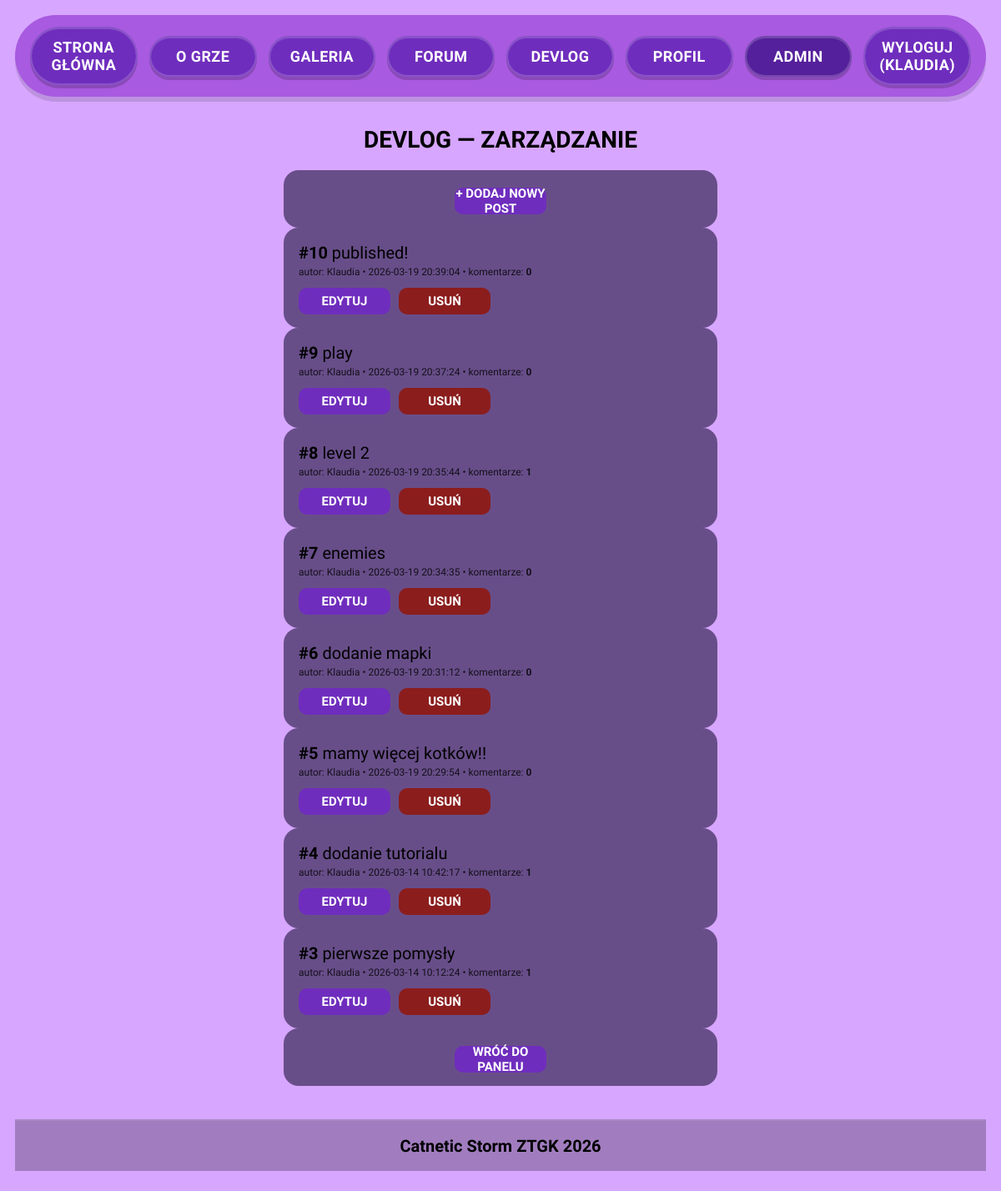
The page /admin/devlog_manage.php (signed in) on the database as committed earlier.
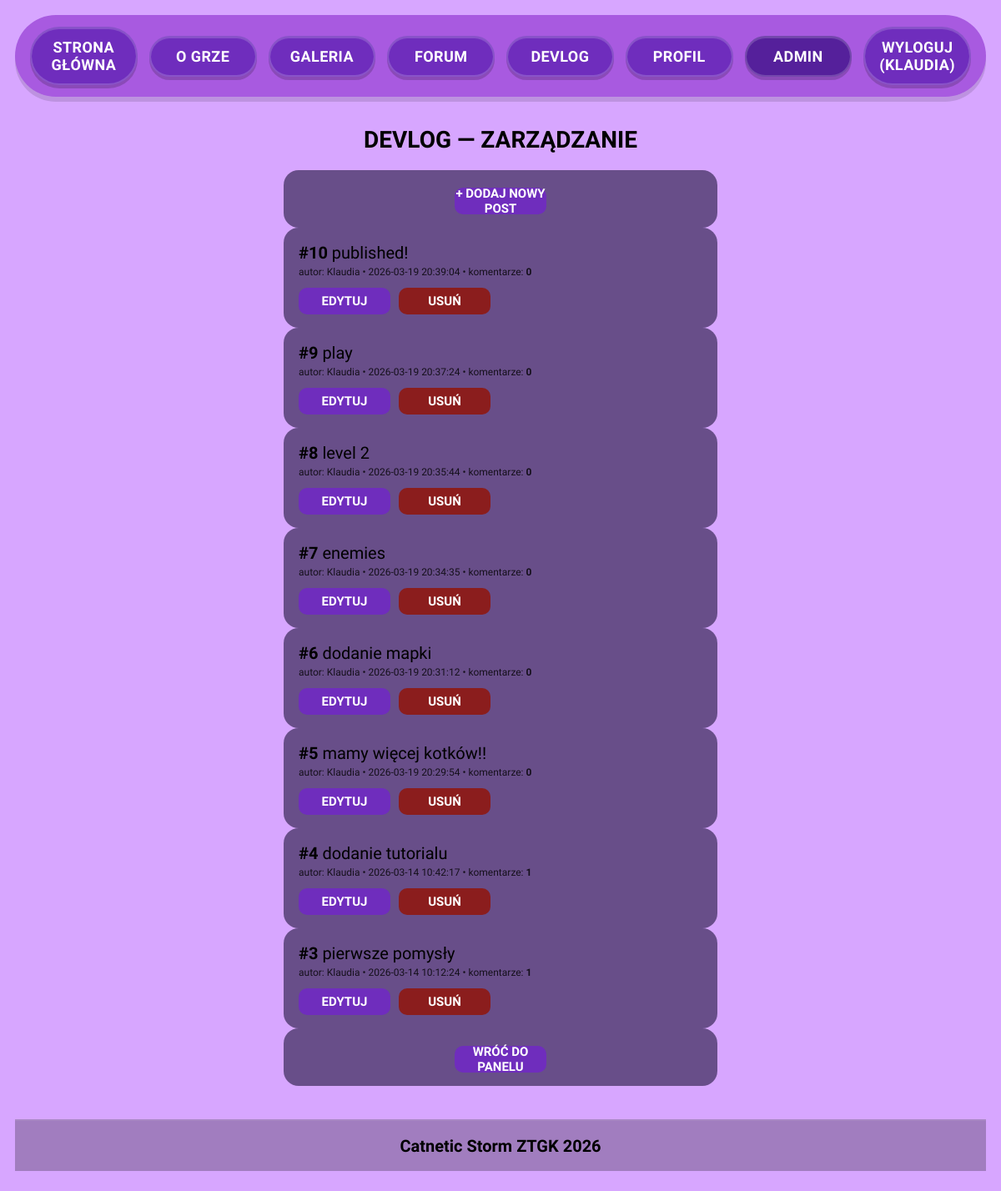
The same page on the database as committed later.
### tables this page shows
CREATE TABLE `devlog_posts` (
  `devlog_id` int(11) NOT NULL,
  `title` varchar(50) NOT NULL,
  `content` text NOT NULL,
  `media_path` varchar(255) DEFAULT NULL,
  `media_type` enum('image','video','none') NOT NULL DEFAULT 'none',
  `created_at` timestamp NOT NULL DEFAULT current_timestamp(),
  `author_id` int(11) NOT NULL
);

CREATE TABLE `users` (
  `user_id` int(11) NOT NULL,
  `username` varchar(50) NOT NULL,
  `password` varchar(255) NOT NULL,
  `role` enum('admin','user') NOT NULL DEFAULT 'user',
  `created_at` timestamp NOT NULL DEFAULT current_timestamp()
);

### admin/devlog_manage.php (the view, shortened to what this page needs)
<?php
require __DIR__ . '/../includes/db.php';
$stmt = $pdo->query("
  SELECT p.devlog_id, p.title, p.created_at, u.username,
    (SELECT COUNT(*) FROM comments c WHERE c.post_id = p.devlog_id) AS comments_count
  FROM devlog_posts p
  JOIN users u ON u.user_id = p.author_id
  ORDER BY p.created_at DESC, p.devlog_id DESC
");
$posts = $stmt->fetchAll();
?>
<!DOCTYPE html>
<html lang="pl">
<head>
    <?php include __DIR__ . '/../includes/head.php'; ?>
</head>
<body>
<?php include __DIR__ . '/../includes/header.php'; ?>
<main>
    <section class="admin">
        <h1>Devlog — zarządzanie</h1>
        <div class="auth-card auth-card--small">
            <a class="auth-btn" href="devlog_create.php">+ DODAJ NOWY POST</a>
        </div>
        <?php if (!$posts): ?>
            <div class="auth-card">Brak postów.</div>
        <?php else: ?>
            <?php foreach ($posts as $p): ?>
                <article class="auth-card" style="display:flex; justify-content:space-between; gap:12px; flex-wrap:wrap; align-items:center;">
                    <div>
                        <strong>#<?= (int)$p['devlog_id'] ?></strong>
                        <?= htmlspecialchars((string)$p['title']) ?>
                        <div style="opacity:.8; font-size:12px; margin-top:4px;">
                            autor: <?= htmlspecialchars((string)$p['username']) ?>
                            • <?= htmlspecialchars((string)$p['created_at']) ?>
                            • komentarze: <strong><?= (int)$p['comments_count'] ?></strong>
                        </div>
                    </div>
                    <div style="display:flex; gap:10px; align-items:center;">
                        <a class="auth-btn auth-btn--link" href="devlog_edit.php?id=<?= (int)$p['devlog_id'] ?>">EDYTUJ</a>
                        <form method="post" action="devlog_manage.php"
                              onsubmit="return confirm('Usunąć post i wszystkie komentarze do niego?');"
                              style="display:inline;">
                            <button class="auth-btn" type="submit" style="background:#8b1d1d;">USUŃ</button>
                        </form>
                    </div>
                </article>
            <?php endforeach; ?>
        <?php endif; ?>
        <div class="auth-card auth-card--small">
            <a class="auth-btn auth-btn--link" href="index.php">WRÓĆ DO PANELU</a>
        </div>
    </section>
</main>
<?php include __DIR__ . '/../includes/footer.php'; ?>
</body>
</html>

Rows that differ between the two databases and show on the page:
changed devlog_posts "level 2": comments_count "1" → "0"
